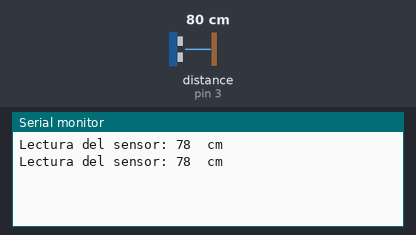
The sketch below on a simulated Arduino Uno, built with avr-gcc and run on an emulated ATmega328P. On the bench: the last lines printed to the serial monitor. Wiring (inferred from the names in the program): ultrasonic range finder: trigger pin 4; echo pin 3. The inputs (shaded band) are chosen by the test bench; at power-on: distance to the obstacle (sensor on pin 3) 80 cm. The echo pulse lasts 58.3 µs per cm.

Above: at 1.8 s.
1.9 s: distance to the obstacle (sensor on pin 3) set to 2 cm
At 2.8 s:
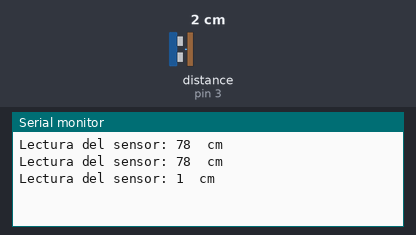
3.4 s: distance to the obstacle (sensor on pin 3) set to 4 cm
At 4.8 s:
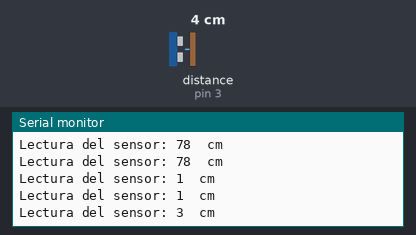
Timing chart, 0 to 6.4 s (numbered marks = the images above; inputs shaded):
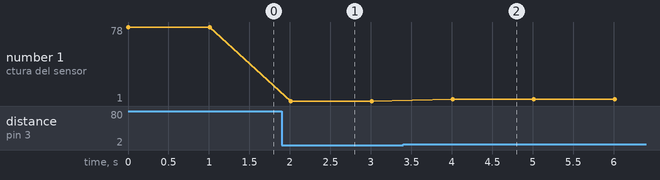

The sketch:

Ultrasonico.ino
```cpp
//sensor ultrasónico
//Adaptación del código: Dr. Fernando Aldana Franco
const int tiempo_espera=1000; //1 segundo

int trig=4; //Trigger pin
int echo=3; //Echo pin

long distancia; //Distancia medida

void setup() {
  // put your setup code here, to run once:
  pinMode(trig,OUTPUT); //Salida
  pinMode(echo,INPUT); //Entrada
  digitalWrite(trig,LOW);
  Serial.begin(9600);
}

void loop() {
  // put your main code here, to run repeatedly:
  lectura_US(); //Función de sensor
  Serial.print("Lectura del sensor: ");
  Serial.print(distancia);
  Serial.print("  cm");
  Serial.println();
  delay(tiempo_espera);
}

void lectura_US(void){


  digitalWrite(trig,HIGH);
  delayMicroseconds(10);
  digitalWrite(trig,LOW);

  long tiempo=pulseIn(echo,HIGH);
  distancia=tiempo/59;
}
```

Measured:
- after the input at 1.9 s, the serial monitor: prints a new line after 0.11 s (image 1)
- after the input at 3.4 s, the serial monitor: prints a new line after 0.61 s (image 2)
- plotted number 1: 78 → 1 after the input at 1.9 s, 1 → 3 after the input at 3.4 s
